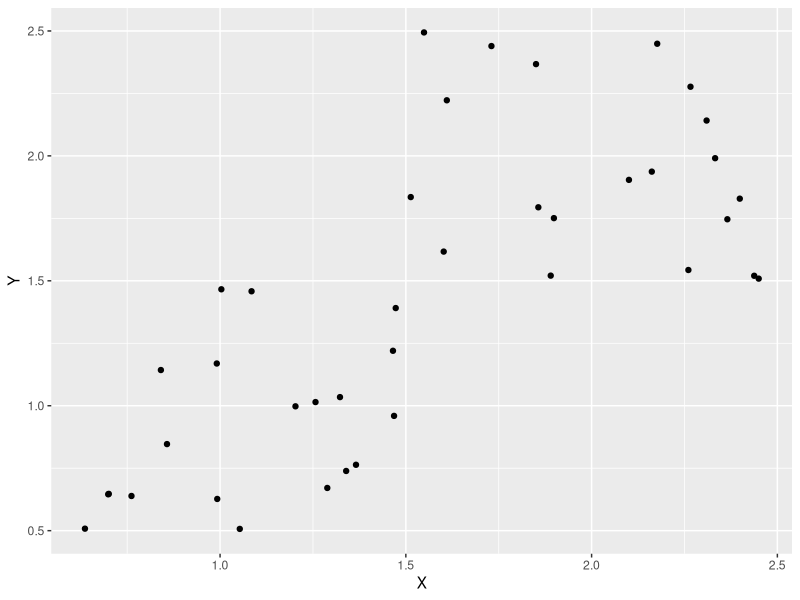
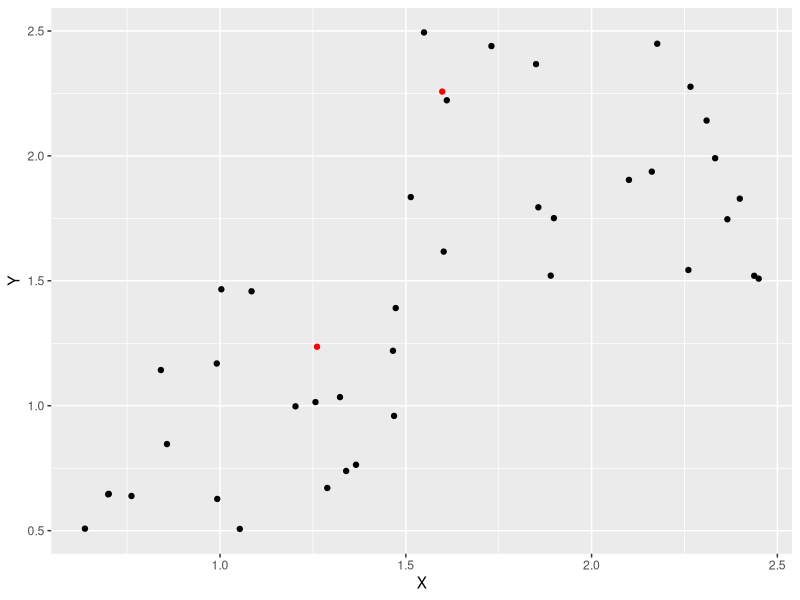
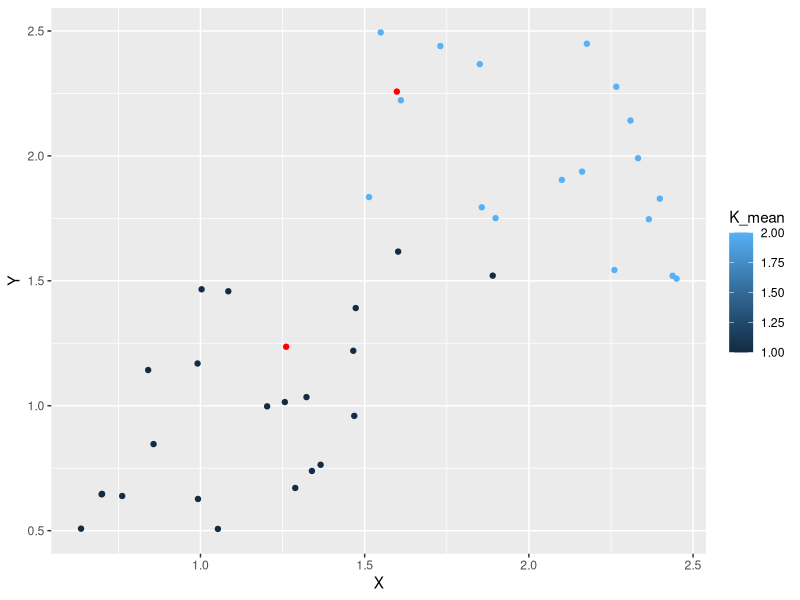
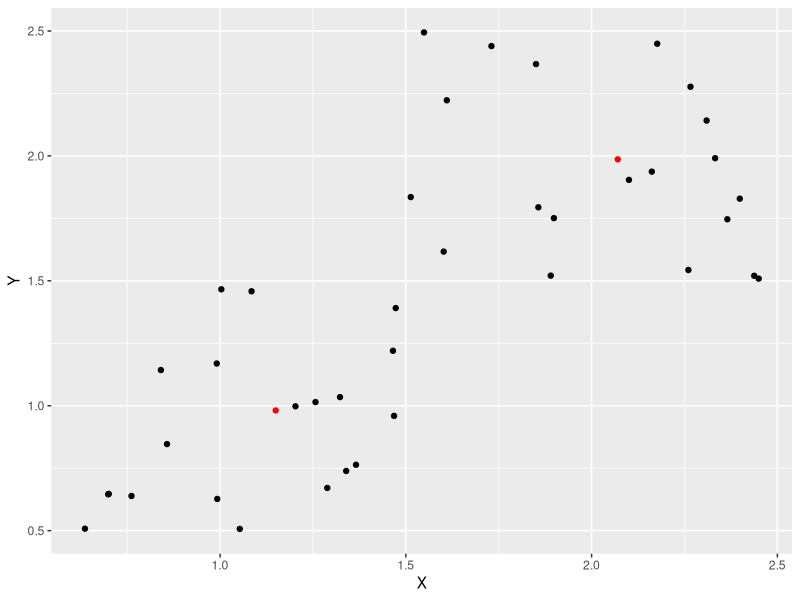
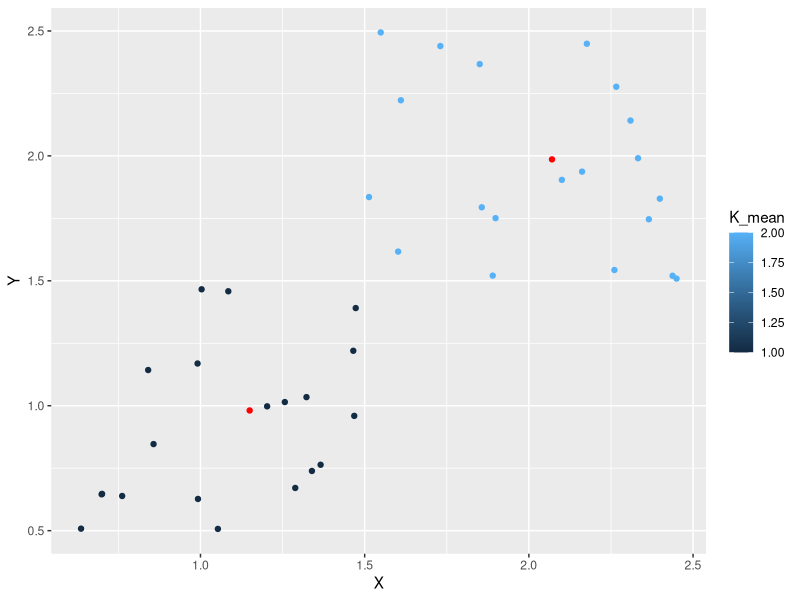

Here is the R script that generated these plots, in order:
## ---- chunk 1
knitr::opts_chunk$set(echo = TRUE)

library(dplyr)
library(tibble)
library(ggplot2)

## ---- chunk 2

X1 <- runif(20, min = 0.5, 1.5)
Y1 <- runif(20, min = 0.5, 1.5)

X2 <- runif(20, min = 1.5, 2.5)
Y2 <- runif(20, min = 1.5, 2.5)

data <- tibble(n = 1:40, X = c(X1, X2), Y = c(Y1, Y2))

data %>% ggplot(aes(X, Y)) + geom_point()

## ---- chunk 3

# Initialise random points

k = 2

min_x = min(data$X)
max_x = max(data$X)

min_y = min(data$Y)
max_y = max(data$Y)

# Initialise the k_means

mu = tibble(K = 1:k,  
            mu_X = runif(k, min = min_x, max = max_x), 
            mu_Y = runif(k, min = min_y, max = max_y))

ggplot() + 
  geom_point(data = data, aes(X, Y)) +
  geom_point(data = mu, aes(mu_X, mu_Y), colour = "red")



## ---- chunk 4

# 1.1) Categorise the points according to the closest mean (using the euclidean distance)

data2 <- data %>% 
  select(n, X, Y) %>% 
  merge(mu) %>% 
  mutate(Distance = sqrt((X-mu_X)^2 + (Y-mu_Y)^2)) %>% 
  arrange(n, Distance) %>% 
  group_by(n) %>% 
  slice(1:1) %>% 
  select(n, X, Y, K_mean = K)

ggplot() + 
  geom_point(data = data2, aes(X, Y, colour = K_mean)) + 
  geom_point(data = mu, aes(mu_X, mu_Y), colour = "red")

## ---- chunk 5

# 1.2) Recalculate the means

new_mu <- data2 %>% 
  group_by(K_mean) %>% 
  summarise(X = mean(X), Y = mean(Y)) %>% 
  rename(K = K_mean) %>% 
  rename(mu_X = X) %>% 
  rename(mu_Y = Y)

ggplot() + 
  geom_point(data = data, aes(X, Y)) +
  geom_point(data = new_mu, aes(mu_X, mu_Y), colour = "red")

## ---- chunk 6

# 2.1) Categorise the points according to the closest mean (using the euclidean distance)

data3 <- data2 %>% 
  select(n, X, Y) %>% 
  merge(new_mu) %>% 
  mutate(Distance = sqrt((X - mu_X)^2 + (Y - mu_Y)^2)) %>% 
  arrange(n, Distance) %>% 
  group_by(n) %>% 
  slice(1:1) %>% 
  select(n, X, Y, K_mean = K)

ggplot() + 
  geom_point(data = data3, aes(X, Y, colour = K_mean)) + 
  geom_point(data = new_mu, aes(mu_X, mu_Y), colour = "red")

